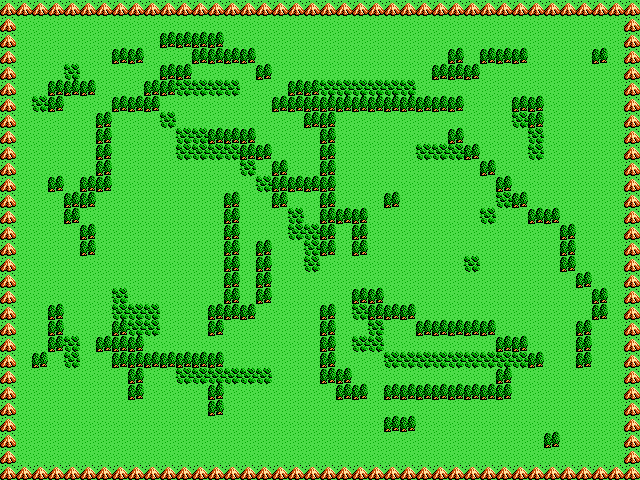

Below is a game level as drawn by its tile map, then a one-line description and the .tmx that defines it (tile-layer data replaced by summaries):
An orthogonal 40x30 tile map with 16x16 px tiles, 1 tile layer (Слой тайлов 1).

<map version="1.2" tiledversion="1.2.4" orientation="orthogonal" renderorder="right-down" width="40" height="30" tilewidth="16" tileheight="16" infinite="0" nextlayerid="2" nextobjectid="1">
 <tileset firstgid="1" source="tileset01.tsx" />
 <layer id="1" name="Слой тайлов 1" width="40" height="30">
  <data>[1200 cells, 1200 non-empty, 4 distinct tile ids]</data>
 </layer>
</map>